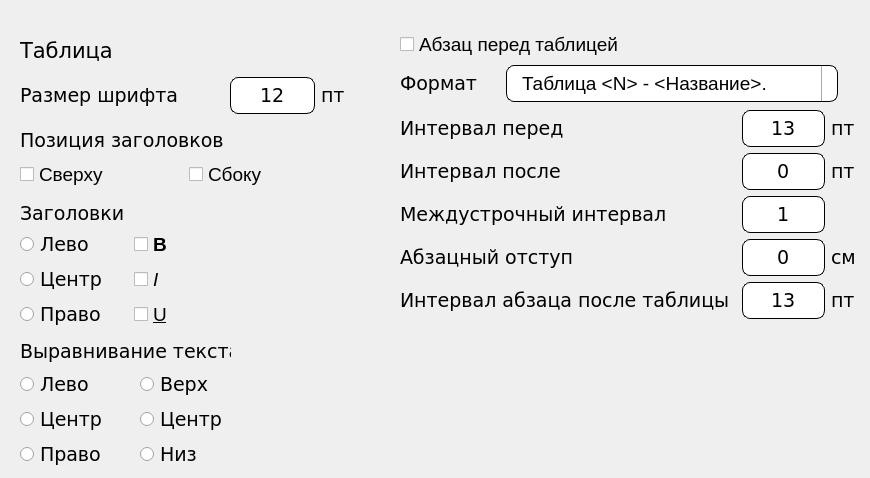
   <widget class="QWidget" name="tab_5">
    <attribute name="title">
     <string>Таблицы</string>
    </attribute>
    <widget class="QWidget" name="gridLayoutWidget_27">
     <property name="geometry">
      <rect>
       <x>20</x>
       <y>30</y>
       <width>331</width>
       <height>131</height>
      </rect>
     </property>
     <layout class="QGridLayout" name="gridLayout_27">
      <item row="1" column="1">
       <widget class="QLineEdit" name="LETableFontSize">
        <property name="maximumSize">
         <size>
          <width>90</width>
          <height>37</height>
         </size>
        </property>
        <property name="font">
         <font>
          <family>Verdana</family>
          <pointsize>14</pointsize>
         </font>
        </property>
        <property name="styleSheet">
         <string notr="true">QLineEdit {
  border-radius: 8px;
  border: 1px solid black;
  padding: 5px 15px;
}

QLineEdit:focus {
  border: 1px solid yellow;
}

QLineEdit::placeholder {
  color: #767e89;
}</string>
        </property>
        <property name="text">
         <string>12</string>
        </property>
        <property name="alignment">
         <set>Qt::AlignCenter</set>
        </property>
       </widget>
      </item>
      <item row="1" column="2">
       <widget class="QLabel" name="labelSettings_99">
        <property name="font">
         <font>
          <family>Verdana</family>
          <pointsize>14</pointsize>
          <weight>50</weight>
          <italic>false</italic>
          <bold>false</bold>
         </font>
        </property>
        <property name="mouseTracking">
         <bool>false</bool>
        </property>
        <property name="text">
         <string>пт </string>
        </property>
       </widget>
      </item>
      <item row="1" column="0">
       <widget class="QLabel" name="labelSettings_96">
        <property name="font">
         <font>
          <family>Verdana</family>
          <pointsize>14</pointsize>
          <weight>50</weight>
          <italic>false</italic>
          <bold>false</bold>
         </font>
        </property>
        <property name="mouseTracking">
         <bool>false</bool>
        </property>
        <property name="text">
         <string>Размер шрифта</string>
        </property>
       </widget>
      </item>
      <item row="0" column="0">
       <widget class="QLabel" name="labelSettings_98">
        <property name="font">
         <font>
          <family>Verdana</family>
          <pointsize>16</pointsize>
          <weight>50</weight>
          <italic>false</italic>
          <bold>false</bold>
         </font>
        </property>
        <property name="mouseTracking">
         <bool>false</bool>
        </property>
        <property name="text">
         <string>Таблица</string>
        </property>
       </widget>
      </item>
      <item row="2" column="0">
       <widget class="QLabel" name="labelSettings_95">
        <property name="font">
         <font>
          <family>Verdana</family>
          <pointsize>14</pointsize>
          <weight>50</weight>
          <italic>false</italic>
          <bold>false</bold>
         </font>
        </property>
        <property name="mouseTracking">
         <bool>false</bool>
        </property>
        <property name="text">
         <string>Позиция заголовков</string>
        </property>
       </widget>
      </item>
     </layout>
    </widget>
    <widget class="QWidget" name="verticalLayoutWidget">
     <property name="geometry">
      <rect>
       <x>400</x>
       <y>30</y>
       <width>438</width>
       <height>74</height>
      </rect>
     </property>
     <layout class="QVBoxLayout" name="verticalLayout">
      <item>
       <widget class="QCheckBox" name="CBTableParagraphBeforeTable">
        <property name="font">
         <font>
          <pointsize>14</pointsize>
          <weight>50</weight>
          <bold>false</bold>
         </font>
        </property>
        <property name="text">
         <string>Абзац перед таблицей</string>
        </property>
       </widget>
      </item>
      <item>
       <layout class="QGridLayout" name="gridLayout_28">
        <item row="0" column="0">
         <widget class="QLabel" name="labelSettings_164">
          <property name="maximumSize">
           <size>
            <width>100</width>
            <height>16777215</height>
           </size>
          </property>
          <property name="font">
           <font>
            <family>Verdana</family>
            <pointsize>14</pointsize>
            <weight>50</weight>
            <italic>false</italic>
            <bold>false</bold>
           </font>
          </property>
          <property name="mouseTracking">
           <bool>false</bool>
          </property>
          <property name="text">
           <string>Формат</string>
          </property>
         </widget>
        </item>
        <item row="0" column="1">
         <widget class="QComboBox" name="CBTableFormatParagraph">
          <property name="maximumSize">
           <size>
            <width>350</width>
            <height>16777215</height>
           </size>
          </property>
          <property name="font">
           <font>
            <pointsize>14</pointsize>
            <weight>50</weight>
            <bold>false</bold>
           </font>
          </property>
          <property name="styleSheet">
           <string notr="true">QComboBox {
        border-radius: 8px;
        border: 1px solid black;
        padding: 5px 15px;
    }
    QComboBox::drop-down {
        subcontrol-origin: padding;
        subcontrol-position: top right;
        width: 15px;
        border-left-width: 1px;
        border-left-color: darkgray;
        border-left-style: solid; /* just a single line */
        border-top-right-radius: 3px; /* same radius as the QComboBox */
        border-bottom-right-radius: 3px;
    }
    QComboBox::down-arrow {
        image: url(down_arrow.png);
    }
    QComboBox:focus {
        border: 1px solid yellow;
    }
    QComboBox::placeholder {
        color: #767e89;
    }</string>
          </property>
          <item>
           <property name="text">
            <string>Таблица &lt;N&gt; - &lt;Название&gt;.</string>
           </property>
          </item>
          <item>
           <property name="text">
            <string>&lt;Название&gt;.</string>
           </property>
          </item>
         </widget>
        </item>
       </layout>
      </item>
     </layout>
    </widget>
    <widget class="QWidget" name="layoutWidget">
     <property name="geometry">
      <rect>
       <x>400</x>
       <y>110</y>
       <width>461</width>
       <height>211</height>
      </rect>
     </property>
     <layout class="QGridLayout" name="gridLayout_45">
      <item row="2" column="0">
       <widget class="QLabel" name="labelSettings_100">
        <property name="font">
         <font>
          <family>Verdana</family>
          <pointsize>14</pointsize>
          <weight>50</weight>
          <italic>false</italic>
          <bold>false</bold>
         </font>
        </property>
        <property name="mouseTracking">
         <bool>false</bool>
        </property>
        <property name="text">
         <string>Междустрочный интервал </string>
        </property>
       </widget>
      </item>
      <item row="0" column="1">
       <widget class="QLineEdit" name="LETableSpacingBefore">
        <property name="maximumSize">
         <size>
          <width>90</width>
          <height>37</height>
         </size>
        </property>
        <property name="font">
         <font>
          <family>Verdana</family>
          <pointsize>14</pointsize>
         </font>
        </property>
        <property name="styleSheet">
         <string notr="true">QLineEdit {
  border-radius: 8px;
  border: 1px solid black;
  padding: 5px 15px;
}

QLineEdit:focus {
  border: 1px solid yellow;
}

QLineEdit::placeholder {
  color: #767e89;
}</string>
        </property>
        <property name="text">
         <string>13</string>
        </property>
        <property name="alignment">
         <set>Qt::AlignCenter</set>
        </property>
       </widget>
      </item>
      <item row="0" column="0">
       <widget class="QLabel" name="labelSettings_102">
        <property name="font">
         <font>
          <family>Verdana</family>
          <pointsize>14</pointsize>
          <weight>50</weight>
          <italic>false</italic>
          <bold>false</bold>
         </font>
        </property>
        <property name="mouseTracking">
         <bool>false</bool>
        </property>
        <property name="text">
         <string>Интервал перед </string>
        </property>
       </widget>
      </item>
      <item row="1" column="1">
       <widget class="QLineEdit" name="LETableSpacingAfter">
        <property name="maximumSize">
         <size>
          <width>90</width>
          <height>37</height>
         </size>
        </property>
        <property name="font">
         <font>
          <family>Verdana</family>
          <pointsize>14</pointsize>
         </font>
        </property>
        <property name="styleSheet">
         <string notr="true">QLineEdit {
  border-radius: 8px;
  border: 1px solid black;
  padding: 5px 15px;
}

QLineEdit:focus {
  border: 1px solid yellow;
}

QLineEdit::placeholder {
  color: #767e89;
}</string>
        </property>
        <property name="text">
         <string>0</string>
        </property>
        <property name="alignment">
         <set>Qt::AlignCenter</set>
        </property>
       </widget>
      </item>
      <item row="1" column="2">
       <widget class="QLabel" name="labelSettings_103">
        <property name="font">
         <font>
          <family>Verdana</family>
          <pointsize>14</pointsize>
          <weight>50</weight>
          <italic>false</italic>
          <bold>false</bold>
         </font>
        </property>
        <property name="mouseTracking">
         <bool>false</bool>
        </property>
        <property name="text">
         <string>пт </string>
        </property>
       </widget>
      </item>
      <item row="0" column="2">
       <widget class="QLabel" name="labelSettings_165">
        <property name="font">
         <font>
          <family>Verdana</family>
          <pointsize>14</pointsize>
          <weight>50</weight>
          <italic>false</italic>
          <bold>false</bold>
         </font>
        </property>
        <property name="mouseTracking">
         <bool>false</bool>
        </property>
        <property name="text">
         <string>пт </string>
        </property>
       </widget>
      </item>
      <item row="3" column="0">
       <widget class="QLabel" name="labelSettings_168">
        <property name="font">
         <font>
          <family>Verdana</family>
          <pointsize>14</pointsize>
          <weight>50</weight>
          <italic>false</italic>
          <bold>false</bold>
         </font>
        </property>
        <property name="mouseTracking">
         <bool>false</bool>
        </property>
        <property name="text">
         <string>Абзацный отступ</string>
        </property>
       </widget>
      </item>
      <item row="2" column="1">
       <widget class="QLineEdit" name="LETabletSpacingBetween">
        <property name="maximumSize">
         <size>
          <width>90</width>
          <height>37</height>
         </size>
        </property>
        <property name="font">
         <font>
          <family>Verdana</family>
          <pointsize>14</pointsize>
         </font>
        </property>
        <property name="styleSheet">
         <string notr="true">QLineEdit {
  border-radius: 8px;
  border: 1px solid black;
  padding: 5px 15px;
}

QLineEdit:focus {
  border: 1px solid yellow;
}

QLineEdit::placeholder {
  color: #767e89;
}</string>
        </property>
        <property name="text">
         <string>1</string>
        </property>
        <property name="alignment">
         <set>Qt::AlignCenter</set>
        </property>
       </widget>
      </item>
      <item row="4" column="0">
       <widget class="QLabel" name="labelSettings_170">
        <property name="font">
         <font>
          <family>Verdana</family>
          <pointsize>14</pointsize>
          <weight>50</weight>
          <italic>false</italic>
          <bold>false</bold>
         </font>
        </property>
        <property name="mouseTracking">
         <bool>false</bool>
        </property>
        <property name="text">
         <string>Интервал абзаца после таблицы </string>
        </property>
       </widget>
      </item>
      <item row="3" column="2">
       <widget class="QLabel" name="labelSettings_169">
        <property name="font">
         <font>
          <family>Verdana</family>
          <pointsize>14</pointsize>
          <weight>50</weight>
          <italic>false</italic>
          <bold>false</bold>
         </font>
        </property>
        <property name="mouseTracking">
         <bool>false</bool>
        </property>
        <property name="text">
         <string>см</string>
        </property>
       </widget>
      </item>
      <item row="3" column="1">
       <widget class="QLineEdit" name="LETableSpacingParagraph">
        <property name="maximumSize">
         <size>
          <width>90</width>
          <height>37</height>
         </size>
        </property>
        <property name="font">
         <font>
          <family>Verdana</family>
          <pointsize>14</pointsize>
         </font>
        </property>
        <property name="styleSheet">
         <string notr="true">QLineEdit {
  border-radius: 8px;
  border: 1px solid black;
  padding: 5px 15px;
}

QLineEdit:focus {
  border: 1px solid yellow;
}

QLineEdit::placeholder {
  color: #767e89;
}</string>
        </property>
        <property name="text">
         <string>0</string>
        </property>
        <property name="alignment">
         <set>Qt::AlignCenter</set>
        </property>
       </widget>
      </item>
      <item row="4" column="2">
       <widget class="QLabel" name="labelSettings_104">
        <property name="font">
         <font>
          <family>Verdana</family>
          <pointsize>14</pointsize>
          <weight>50</weight>
          <italic>false</italic>
          <bold>false</bold>
         </font>
        </property>
        <property name="mouseTracking">
         <bool>false</bool>
        </property>
        <property name="text">
         <string>пт </string>
        </property>
       </widget>
      </item>
      <item row="4" column="1">
       <widget class="QLineEdit" name="LETableParagraphSpacingAfter">
        <property name="maximumSize">
         <size>
          <width>90</width>
          <height>37</height>
         </size>
        </property>
        <property name="font">
         <font>
          <family>Verdana</family>
          <pointsize>14</pointsize>
         </font>
        </property>
        <property name="styleSheet">
         <string notr="true">QLineEdit {
  border-radius: 8px;
  border: 1px solid black;
  padding: 5px 15px;
}

QLineEdit:focus {
  border: 1px solid yellow;
}

QLineEdit::placeholder {
  color: #767e89;
}</string>
        </property>
        <property name="text">
         <string>13</string>
        </property>
        <property name="alignment">
         <set>Qt::AlignCenter</set>
        </property>
       </widget>
      </item>
      <item row="1" column="0">
       <widget class="QLabel" name="labelSettings_166">
        <property name="font">
         <font>
          <family>Verdana</family>
          <pointsize>14</pointsize>
          <weight>50</weight>
          <italic>false</italic>
          <bold>false</bold>
         </font>
        </property>
        <property name="mouseTracking">
         <bool>false</bool>
        </property>
        <property name="text">
         <string>Интервал после</string>
        </property>
       </widget>
      </item>
     </layout>
    </widget>
    <widget class="QWidget" name="gridLayoutWidget_13">
     <property name="geometry">
      <rect>
       <x>20</x>
       <y>160</y>
       <width>331</width>
       <height>71</height>
      </rect>
     </property>
     <layout class="QGridLayout" name="gridLayout_13">
      <item row="2" column="0">
       <widget class="QLabel" name="labelSettings_97">
        <property name="font">
         <font>
          <family>Verdana</family>
          <pointsize>14</pointsize>
          <weight>50</weight>
          <italic>false</italic>
          <bold>false</bold>
         </font>
        </property>
        <property name="mouseTracking">
         <bool>false</bool>
        </property>
        <property name="text">
         <string>Заголовки</string>
        </property>
       </widget>
      </item>
      <item row="1" column="0">
       <widget class="QCheckBox" name="CBTableHeadingTop">
        <property name="font">
         <font>
          <pointsize>14</pointsize>
          <weight>50</weight>
          <bold>false</bold>
         </font>
        </property>
        <property name="text">
         <string>Сверху</string>
        </property>
       </widget>
      </item>
      <item row="1" column="1">
       <widget class="QCheckBox" name="CBTableHeadingLeft">
        <property name="font">
         <font>
          <pointsize>14</pointsize>
          <weight>50</weight>
          <bold>false</bold>
         </font>
        </property>
        <property name="text">
         <string>Сбоку</string>
        </property>
       </widget>
      </item>
     </layout>
    </widget>
    <widget class="QWidget" name="gridLayoutWidget_17">
     <property name="geometry">
      <rect>
       <x>20</x>
       <y>230</y>
       <width>221</width>
       <height>101</height>
      </rect>
     </property>
     <layout class="QGridLayout" name="gridLayout_18">
      <item row="0" column="1">
       <widget class="QCheckBox" name="CBTableBold">
        <property name="font">
         <font>
          <pointsize>14</pointsize>
          <weight>75</weight>
          <bold>true</bold>
         </font>
        </property>
        <property name="text">
         <string>B</string>
        </property>
       </widget>
      </item>
      <item row="1" column="1">
       <widget class="QCheckBox" name="CBTableItalic">
        <property name="font">
         <font>
          <pointsize>14</pointsize>
          <weight>50</weight>
          <italic>true</italic>
          <bold>false</bold>
         </font>
        </property>
        <property name="text">
         <string>I</string>
        </property>
       </widget>
      </item>
      <item row="2" column="1">
       <widget class="QCheckBox" name="CBTableUnderline">
        <property name="font">
         <font>
          <pointsize>14</pointsize>
          <weight>50</weight>
          <bold>false</bold>
          <underline>true</underline>
         </font>
        </property>
        <property name="text">
         <string>U</string>
        </property>
       </widget>
      </item>
      <item row="0" column="0">
       <widget class="QRadioButton" name="RBTableHeadingTextLeft">
        <property name="font">
         <font>
          <family>Verdana</family>
          <pointsize>14</pointsize>
         </font>
        </property>
        <property name="text">
         <string>Лево</string>
        </property>
       </widget>
      </item>
      <item row="2" column="0">
       <widget class="QRadioButton" name="RBTableHeadingTextRight">
        <property name="font">
         <font>
          <family>Verdana</family>
          <pointsize>14</pointsize>
         </font>
        </property>
        <property name="text">
         <string>Право</string>
        </property>
       </widget>
      </item>
      <item row="1" column="0">
       <widget class="QRadioButton" name="RBTableHeadingTextMiddle">
        <property name="font">
         <font>
          <family>Verdana</family>
          <pointsize>14</pointsize>
         </font>
        </property>
        <property name="text">
         <string>Центр</string>
        </property>
       </widget>
      </item>
     </layout>
    </widget>
    <widget class="QLabel" name="labelSettings_49">
     <property name="geometry">
      <rect>
       <x>20</x>
       <y>340</y>
       <width>211</width>
       <height>23</height>
      </rect>
     </property>
     <property name="font">
      <font>
       <family>Verdana</family>
       <pointsize>14</pointsize>
       <weight>50</weight>
       <italic>false</italic>
       <bold>false</bold>
      </font>
     </property>
     <property name="mouseTracking">
      <bool>false</bool>
     </property>
     <property name="text">
      <string>Выравнивание текста</string>
     </property>
    </widget>
    <widget class="QWidget" name="verticalLayoutWidget_10">
     <property name="geometry">
      <rect>
       <x>140</x>
       <y>370</y>
       <width>141</width>
       <height>99</height>
      </rect>
     </property>
     <layout class="QVBoxLayout" name="verticalLayout_11">
      <item>
       <widget class="QRadioButton" name="RBTableTextTop">
        <property name="font">
         <font>
          <family>Verdana</family>
          <pointsize>14</pointsize>
         </font>
        </property>
        <property name="text">
         <string>Верх</string>
        </property>
       </widget>
      </item>
      <item>
       <widget class="QRadioButton" name="RBTableTextMiddle_2">
        <property name="font">
         <font>
          <family>Verdana</family>
          <pointsize>14</pointsize>
         </font>
        </property>
        <property name="text">
         <string>Центр</string>
        </property>
       </widget>
      </item>
      <item>
       <widget class="QRadioButton" name="RBTableTextBottom">
        <property name="font">
         <font>
          <family>Verdana</family>
          <pointsize>14</pointsize>
         </font>
        </property>
        <property name="text">
         <string>Низ</string>
        </property>
       </widget>
      </item>
     </layout>
    </widget>
    <widget class="QWidget" name="verticalLayoutWidget_7">
     <property name="geometry">
      <rect>
       <x>20</x>
       <y>370</y>
       <width>111</width>
       <height>99</height>
      </rect>
     </property>
     <layout class="QVBoxLayout" name="verticalLayout_8">
      <item>
       <widget class="QRadioButton" name="RBTableTextLeft">
        <property name="font">
         <font>
          <family>Verdana</family>
          <pointsize>14</pointsize>
         </font>
        </property>
        <property name="text">
         <string>Лево</string>
        </property>
       </widget>
      </item>
      <item>
       <widget class="QRadioButton" name="RBTableTextMiddle">
        <property name="font">
         <font>
          <family>Verdana</family>
          <pointsize>14</pointsize>
         </font>
        </property>
        <property name="text">
         <string>Центр</string>
        </property>
       </widget>
      </item>
      <item>
       <widget class="QRadioButton" name="RBTableTextRight">
        <property name="font">
         <font>
          <family>Verdana</family>
          <pointsize>14</pointsize>
         </font>
        </property>
        <property name="text">
         <string>Право</string>
        </property>
       </widget>
      </item>
     </layout>
    </widget>
   </widget>
